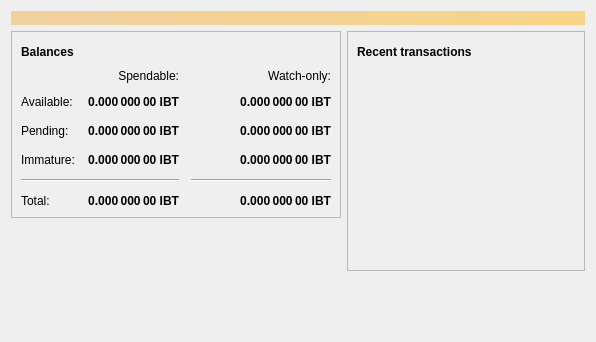
<?xml version="1.0" encoding="UTF-8"?>
<ui version="4.0">
 <class>OverviewPage</class>
 <widget class="QWidget" name="OverviewPage">
  <property name="geometry">
   <rect>
    <x>0</x>
    <y>0</y>
    <width>596</width>
    <height>342</height>
   </rect>
  </property>
  <property name="windowTitle">
   <string>Form</string>
  </property>
  <layout class="QVBoxLayout" name="topLayout">
   <item>
    <widget class="QLabel" name="labelAlerts">
     <property name="visible">
      <bool>false</bool>
     </property>
     <property name="styleSheet">
      <string notr="true">background-color: qlineargradient(x1: 0, y1: 0, x2: 1, y2: 0, stop:0 #F0D0A0, stop:1 #F8D488); color:#000000;</string>
     </property>
     <property name="wordWrap">
      <bool>true</bool>
     </property>
     <property name="margin">
      <number>3</number>
     </property>
    </widget>
   </item>
   <item>
    <layout class="QHBoxLayout" name="horizontalLayout" stretch="1,1">
     <item>
      <layout class="QVBoxLayout" name="verticalLayout_2">
       <item>
        <widget class="QFrame" name="frame">
         <property name="frameShape">
          <enum>QFrame::StyledPanel</enum>
         </property>
         <property name="frameShadow">
          <enum>QFrame::Raised</enum>
         </property>
         <layout class="QVBoxLayout" name="verticalLayout_4">
          <item>
           <layout class="QHBoxLayout" name="horizontalLayout_4">
            <item>
             <widget class="QLabel" name="label_5">
              <property name="font">
               <font>
                <weight>75</weight>
                <bold>true</bold>
               </font>
              </property>
              <property name="text">
               <string>Balances</string>
              </property>
             </widget>
            </item>
            <item>
             <widget class="QPushButton" name="labelWalletStatus">
              <property name="enabled">
               <bool>false</bool>
              </property>
              <property name="maximumSize">
               <size>
                <width>30</width>
                <height>16777215</height>
               </size>
              </property>
              <property name="toolTip">
               <string>The displayed information may be out of date. Your wallet automatically synchronizes with the Iranbit network after a connection is established, but this process has not completed yet.</string>
              </property>
              <property name="text">
               <string/>
              </property>
              <property name="icon">
               <iconset resource="../iranbit.qrc">
                <normaloff>:/icons/warning</normaloff>
                <disabledoff>:/icons/warning</disabledoff>:/icons/warning</iconset>
              </property>
              <property name="iconSize">
               <size>
                <width>24</width>
                <height>24</height>
               </size>
              </property>
              <property name="flat">
               <bool>true</bool>
              </property>
             </widget>
            </item>
            <item>
             <spacer name="horizontalSpacer_3">
              <property name="orientation">
               <enum>Qt::Horizontal</enum>
              </property>
              <property name="sizeHint" stdset="0">
               <size>
                <width>40</width>
                <height>20</height>
               </size>
              </property>
             </spacer>
            </item>
           </layout>
          </item>
          <item>
           <layout class="QGridLayout" name="gridLayout">
            <property name="spacing">
             <number>12</number>
            </property>
            <item row="2" column="2">
             <widget class="QLabel" name="labelWatchPending">
              <property name="font">
               <font>
                <weight>75</weight>
                <bold>true</bold>
               </font>
              </property>
              <property name="cursor">
               <cursorShape>IBeamCursor</cursorShape>
              </property>
              <property name="toolTip">
               <string>Unconfirmed transactions to watch-only addresses</string>
              </property>
              <property name="text">
               <string notr="true">0.000 000 00 IBT</string>
              </property>
              <property name="alignment">
               <set>Qt::AlignRight|Qt::AlignTrailing|Qt::AlignVCenter</set>
              </property>
              <property name="textInteractionFlags">
               <set>Qt::LinksAccessibleByMouse|Qt::TextSelectableByKeyboard|Qt::TextSelectableByMouse</set>
              </property>
             </widget>
            </item>
            <item row="2" column="1">
             <widget class="QLabel" name="labelUnconfirmed">
              <property name="font">
               <font>
                <weight>75</weight>
                <bold>true</bold>
               </font>
              </property>
              <property name="cursor">
               <cursorShape>IBeamCursor</cursorShape>
              </property>
              <property name="toolTip">
               <string>Total of transactions that have yet to be confirmed, and do not yet count toward the spendable balance</string>
              </property>
              <property name="text">
               <string notr="true">0.000 000 00 IBT</string>
              </property>
              <property name="alignment">
               <set>Qt::AlignRight|Qt::AlignTrailing|Qt::AlignVCenter</set>
              </property>
              <property name="textInteractionFlags">
               <set>Qt::LinksAccessibleByMouse|Qt::TextSelectableByKeyboard|Qt::TextSelectableByMouse</set>
              </property>
             </widget>
            </item>
            <item row="3" column="2">
             <widget class="QLabel" name="labelWatchImmature">
              <property name="font">
               <font>
                <weight>75</weight>
                <bold>true</bold>
               </font>
              </property>
              <property name="cursor">
               <cursorShape>IBeamCursor</cursorShape>
              </property>
              <property name="toolTip">
               <string>Mined balance in watch-only addresses that has not yet matured</string>
              </property>
              <property name="text">
               <string notr="true">0.000 000 00 IBT</string>
              </property>
              <property name="alignment">
               <set>Qt::AlignRight|Qt::AlignTrailing|Qt::AlignVCenter</set>
              </property>
              <property name="textInteractionFlags">
               <set>Qt::LinksAccessibleByMouse|Qt::TextSelectableByKeyboard|Qt::TextSelectableByMouse</set>
              </property>
             </widget>
            </item>
            <item row="4" column="0" colspan="2">
             <widget class="Line" name="line">
              <property name="orientation">
               <enum>Qt::Horizontal</enum>
              </property>
             </widget>
            </item>
            <item row="4" column="2">
             <widget class="Line" name="lineWatchBalance">
              <property name="sizePolicy">
               <sizepolicy hsizetype="Preferred" vsizetype="Fixed">
                <horstretch>0</horstretch>
                <verstretch>0</verstretch>
               </sizepolicy>
              </property>
              <property name="minimumSize">
               <size>
                <width>140</width>
                <height>0</height>
               </size>
              </property>
              <property name="orientation">
               <enum>Qt::Horizontal</enum>
              </property>
             </widget>
            </item>
            <item row="5" column="0">
             <widget class="QLabel" name="labelTotalText">
              <property name="text">
               <string>Total:</string>
              </property>
             </widget>
            </item>
            <item row="3" column="1">
             <widget class="QLabel" name="labelImmature">
              <property name="font">
               <font>
                <weight>75</weight>
                <bold>true</bold>
               </font>
              </property>
              <property name="cursor">
               <cursorShape>IBeamCursor</cursorShape>
              </property>
              <property name="toolTip">
               <string>Mined balance that has not yet matured</string>
              </property>
              <property name="text">
               <string notr="true">0.000 000 00 IBT</string>
              </property>
              <property name="alignment">
               <set>Qt::AlignRight|Qt::AlignTrailing|Qt::AlignVCenter</set>
              </property>
              <property name="textInteractionFlags">
               <set>Qt::LinksAccessibleByMouse|Qt::TextSelectableByKeyboard|Qt::TextSelectableByMouse</set>
              </property>
             </widget>
            </item>
            <item row="2" column="3">
             <spacer name="horizontalSpacer_2">
              <property name="orientation">
               <enum>Qt::Horizontal</enum>
              </property>
              <property name="sizeHint" stdset="0">
               <size>
                <width>40</width>
                <height>20</height>
               </size>
              </property>
             </spacer>
            </item>
            <item row="3" column="0">
             <widget class="QLabel" name="labelImmatureText">
              <property name="text">
               <string>Immature:</string>
              </property>
             </widget>
            </item>
            <item row="5" column="1">
             <widget class="QLabel" name="labelTotal">
              <property name="font">
               <font>
                <weight>75</weight>
                <bold>true</bold>
               </font>
              </property>
              <property name="cursor">
               <cursorShape>IBeamCursor</cursorShape>
              </property>
              <property name="toolTip">
               <string>Your current total balance</string>
              </property>
              <property name="text">
               <string notr="true">0.000 000 00 IBT</string>
              </property>
              <property name="alignment">
               <set>Qt::AlignRight|Qt::AlignTrailing|Qt::AlignVCenter</set>
              </property>
              <property name="textInteractionFlags">
               <set>Qt::LinksAccessibleByMouse|Qt::TextSelectableByKeyboard|Qt::TextSelectableByMouse</set>
              </property>
             </widget>
            </item>
            <item row="5" column="2">
             <widget class="QLabel" name="labelWatchTotal">
              <property name="font">
               <font>
                <weight>75</weight>
                <bold>true</bold>
               </font>
              </property>
              <property name="cursor">
               <cursorShape>IBeamCursor</cursorShape>
              </property>
              <property name="toolTip">
               <string>Current total balance in watch-only addresses</string>
              </property>
              <property name="text">
               <string notr="true">0.000 000 00 IBT</string>
              </property>
              <property name="alignment">
               <set>Qt::AlignRight|Qt::AlignTrailing|Qt::AlignVCenter</set>
              </property>
              <property name="textInteractionFlags">
               <set>Qt::LinksAccessibleByMouse|Qt::TextSelectableByKeyboard|Qt::TextSelectableByMouse</set>
              </property>
             </widget>
            </item>
            <item row="0" column="2">
             <widget class="QLabel" name="labelWatchonly">
              <property name="text">
               <string>Watch-only:</string>
              </property>
              <property name="alignment">
               <set>Qt::AlignRight|Qt::AlignTrailing|Qt::AlignVCenter</set>
              </property>
             </widget>
            </item>
            <item row="1" column="0">
             <widget class="QLabel" name="labelBalanceText">
              <property name="text">
               <string>Available:</string>
              </property>
             </widget>
            </item>
            <item row="1" column="1">
             <widget class="QLabel" name="labelBalance">
              <property name="font">
               <font>
                <weight>75</weight>
                <bold>true</bold>
               </font>
              </property>
              <property name="cursor">
               <cursorShape>IBeamCursor</cursorShape>
              </property>
              <property name="toolTip">
               <string>Your current spendable balance</string>
              </property>
              <property name="text">
               <string notr="true">0.000 000 00 IBT</string>
              </property>
              <property name="alignment">
               <set>Qt::AlignRight|Qt::AlignTrailing|Qt::AlignVCenter</set>
              </property>
              <property name="textInteractionFlags">
               <set>Qt::LinksAccessibleByMouse|Qt::TextSelectableByKeyboard|Qt::TextSelectableByMouse</set>
              </property>
             </widget>
            </item>
            <item row="1" column="2">
             <widget class="QLabel" name="labelWatchAvailable">
              <property name="font">
               <font>
                <weight>75</weight>
                <bold>true</bold>
               </font>
              </property>
              <property name="cursor">
               <cursorShape>IBeamCursor</cursorShape>
              </property>
              <property name="toolTip">
               <string>Your current balance in watch-only addresses</string>
              </property>
              <property name="text">
               <string notr="true">0.000 000 00 IBT</string>
              </property>
              <property name="alignment">
               <set>Qt::AlignRight|Qt::AlignTrailing|Qt::AlignVCenter</set>
              </property>
              <property name="textInteractionFlags">
               <set>Qt::LinksAccessibleByMouse|Qt::TextSelectableByKeyboard|Qt::TextSelectableByMouse</set>
              </property>
             </widget>
            </item>
            <item row="2" column="0">
             <widget class="QLabel" name="labelPendingText">
              <property name="text">
               <string>Pending:</string>
              </property>
             </widget>
            </item>
            <item row="0" column="1">
             <widget class="QLabel" name="labelSpendable">
              <property name="text">
               <string>Spendable:</string>
              </property>
              <property name="alignment">
               <set>Qt::AlignRight|Qt::AlignTrailing|Qt::AlignVCenter</set>
              </property>
             </widget>
            </item>
           </layout>
          </item>
         </layout>
        </widget>
       </item>
       <item>
        <spacer name="verticalSpacer">
         <property name="orientation">
          <enum>Qt::Vertical</enum>
         </property>
         <property name="sizeHint" stdset="0">
          <size>
           <width>20</width>
           <height>40</height>
          </size>
         </property>
        </spacer>
       </item>
      </layout>
     </item>
     <item>
      <layout class="QVBoxLayout" name="verticalLayout_3">
       <item>
        <widget class="QFrame" name="frame_2">
         <property name="frameShape">
          <enum>QFrame::StyledPanel</enum>
         </property>
         <property name="frameShadow">
          <enum>QFrame::Raised</enum>
         </property>
         <layout class="QVBoxLayout" name="verticalLayout">
          <item>
           <layout class="QHBoxLayout" name="horizontalLayout_2">
            <item>
             <widget class="QLabel" name="label_4">
              <property name="font">
               <font>
                <weight>75</weight>
                <bold>true</bold>
               </font>
              </property>
              <property name="text">
               <string>Recent transactions</string>
              </property>
             </widget>
            </item>
            <item>
             <widget class="QPushButton" name="labelTransactionsStatus">
              <property name="enabled">
               <bool>false</bool>
              </property>
              <property name="maximumSize">
               <size>
                <width>30</width>
                <height>16777215</height>
               </size>
              </property>
              <property name="toolTip">
               <string>The displayed information may be out of date. Your wallet automatically synchronizes with the Iranbit network after a connection is established, but this process has not completed yet.</string>
              </property>
              <property name="text">
               <string/>
              </property>
              <property name="icon">
               <iconset resource="../iranbit.qrc">
                <normaloff>:/icons/warning</normaloff>
                <disabledoff>:/icons/warning</disabledoff>:/icons/warning</iconset>
              </property>
              <property name="iconSize">
               <size>
                <width>24</width>
                <height>24</height>
               </size>
              </property>
              <property name="flat">
               <bool>true</bool>
              </property>
             </widget>
            </item>
            <item>
             <spacer name="horizontalSpacer">
              <property name="orientation">
               <enum>Qt::Horizontal</enum>
              </property>
              <property name="sizeHint" stdset="0">
               <size>
                <width>40</width>
                <height>20</height>
               </size>
              </property>
             </spacer>
            </item>
           </layout>
          </item>
          <item>
           <widget class="QListView" name="listTransactions">
            <property name="styleSheet">
             <string notr="true">QListView { background: transparent; }</string>
            </property>
            <property name="frameShape">
             <enum>QFrame::NoFrame</enum>
            </property>
            <property name="verticalScrollBarPolicy">
             <enum>Qt::ScrollBarAlwaysOff</enum>
            </property>
            <property name="horizontalScrollBarPolicy">
             <enum>Qt::ScrollBarAlwaysOff</enum>
            </property>
            <property name="selectionMode">
             <enum>QAbstractItemView::NoSelection</enum>
            </property>
           </widget>
          </item>
         </layout>
        </widget>
       </item>
       <item>
        <spacer name="verticalSpacer_2">
         <property name="orientation">
          <enum>Qt::Vertical</enum>
         </property>
         <property name="sizeHint" stdset="0">
          <size>
           <width>20</width>
           <height>40</height>
          </size>
         </property>
        </spacer>
       </item>
      </layout>
     </item>
    </layout>
   </item>
  </layout>
 </widget>
 <resources/>
 <connections/>
</ui>
